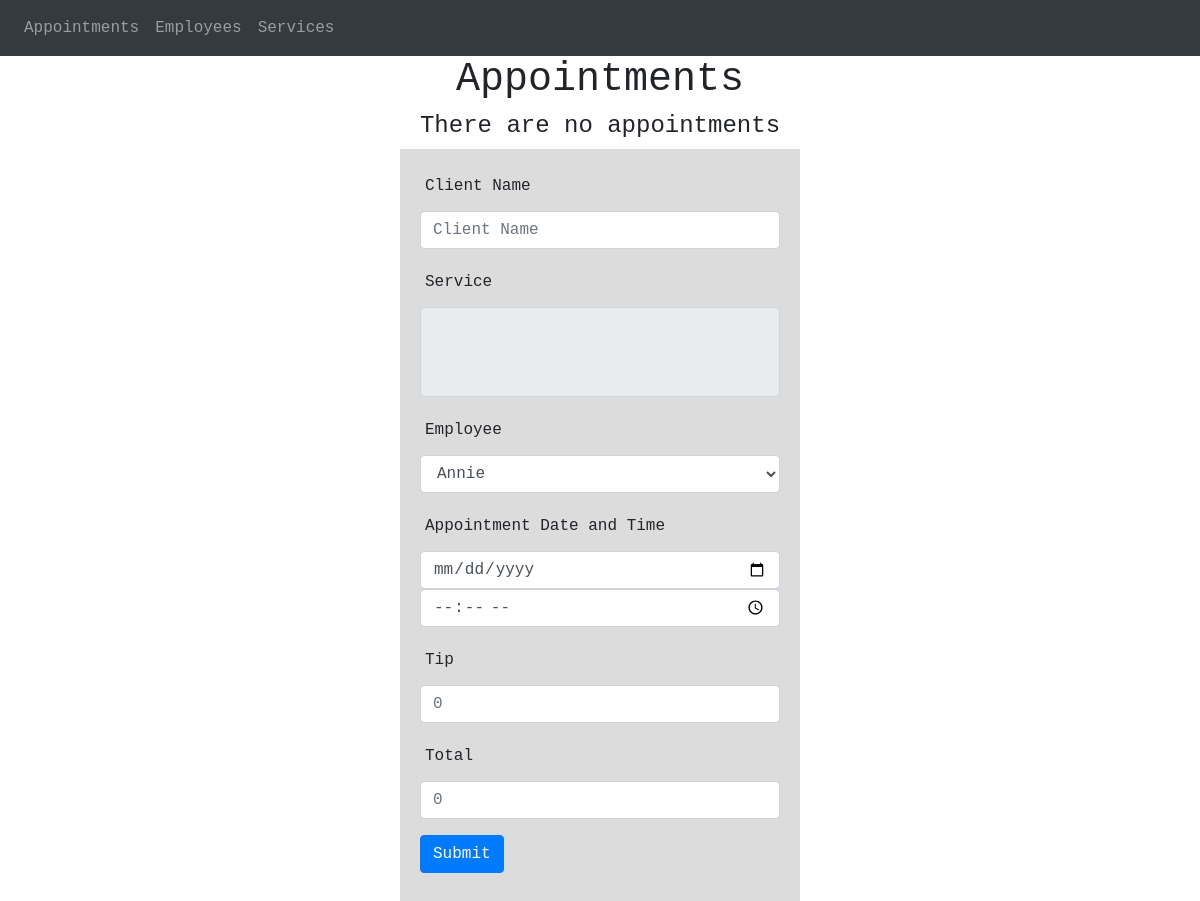
Before: /appointments with the older database file.
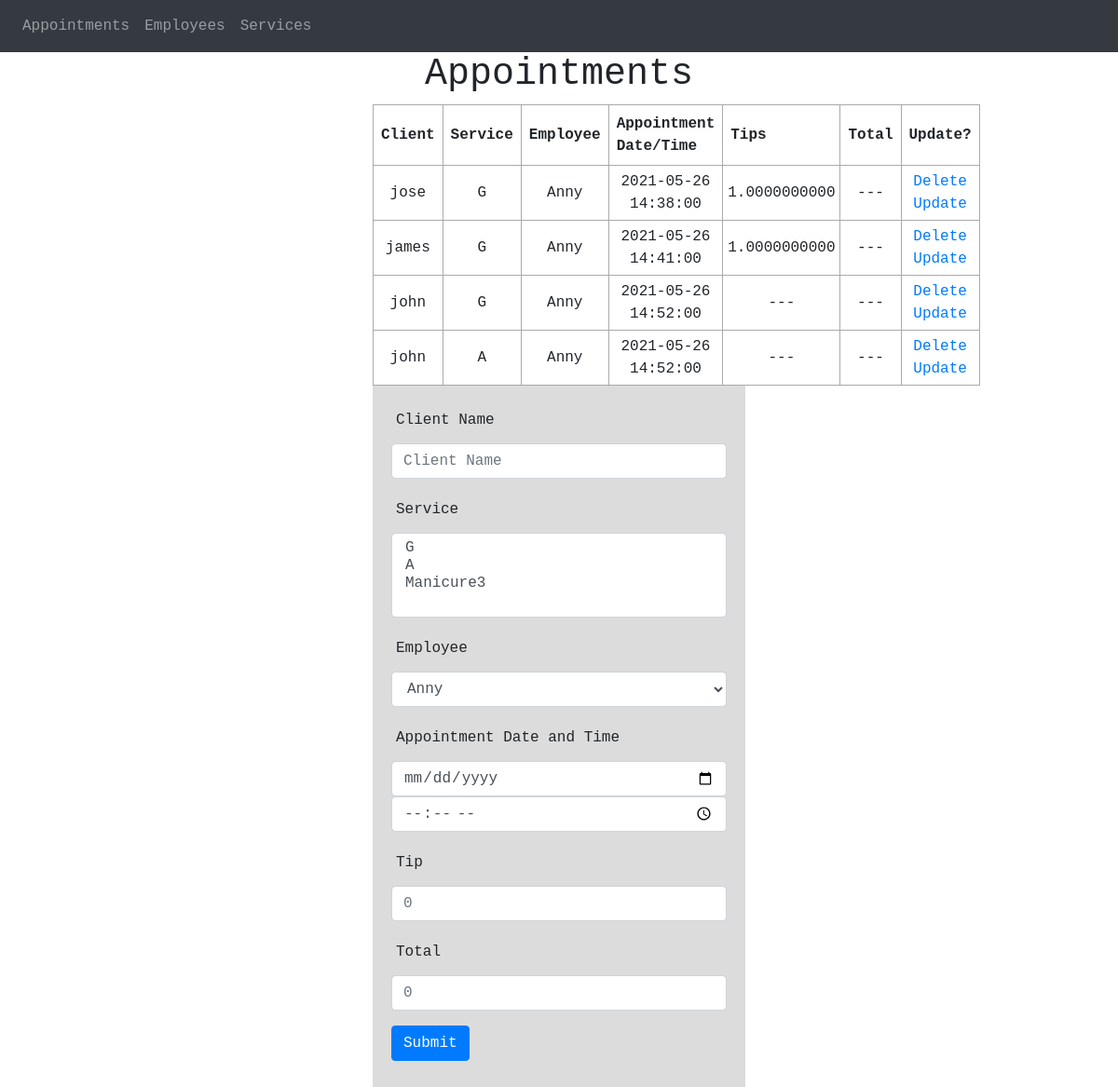
After: the same page with the newer database file.
### website/models.py (models this page shows)
class Appointment(db.Model):
    id = db.Column(db.Integer, primary_key=True)
    client = db.Column(db.String(64), nullable=False)
    serviceId = db.Column(db.Integer, ForeignKey(Service.id), nullable=True)
    employeeId = db.Column(db.Integer, ForeignKey(Employee.id), nullable=True)
    apptDateTime = db.Column(db.DateTime, default=datetime.now)
    tips = db.Column(db.Numeric, default=0)
    total = db.Column(db.Numeric, default=0)

class Employee(db.Model):
    id = db.Column(db.Integer, primary_key=True)
    name = db.Column(db.String(64), nullable=False)

### website/views.py (the view)
@views.route("/", methods=["POST", "GET"])
@views.route("/appointments", methods=["POST", "GET"])
def appointment_actions():
    if request.method == "POST":
        client = request.form["client"]
        services = request.form.getlist("service")
        employee = request.form.get("employee")
        date = request.form["appt_date"]
        time = request.form["appt_time"]
        appt = datetime.strptime(date + time, "%Y-%m-%d%H:%M")
        tip = request.form["tip"]
        if tip == "":
            tip = 0
        if services == None:
            return redirect("/appointments")
        print(f"services: {services}")
        for service in services:
            new_appt = Appointment(
                client=client,
                serviceId=service,
                employeeId=employee,
                apptDateTime=appt,
                tips=tip,
            )
            try:
                db.session.add(new_appt)
                db.session.commit()
            except Exception as error:
                print(error)
                return "There was an issue adding a new appointment"
        return redirect("/appointments")
    else:
        employeeList = Employee.query.all()
        serviceList = Service.query.all()
        appointments = (
            db.session.query(
                Appointment,
                Service.name.label("service"),
                Employee.name.label("employee"),
            )
            .select_from(Appointment)
            .join(Service)
            .join(Employee)
            .all()
        )
        return render_template(
            "appointments.html",
            employeeList=employeeList,
            serviceList=serviceList,
            appointments=appointments,
        )

### website/templates/appointments.html (shortened to what this page needs)
{% extends 'base.html' %}  {% block body %}
<div class="content">
  <h1 style="text-align: center">Appointments</h1>
  {% if appointments | length < 1 %}
  <h4 style="text-align: center">There are no appointments</h4>
  {% else %}
  <table>
    <tr>
      <th>Client</th>
      <th>Service</th>
      <th>Employee</th>
      <th>Appointment Date/Time</th>
      <th>Tips</th>
      <th>Total</th>
      <th>Update?</th>
    </tr>
    {% for appt, service, employee in appointments %}
    <tr>
      <td>{{appt.client}}</td>
      <td>{{service}}</td>
      <td>{{employee}}</td>
      <td>{{appt.apptDateTime}}</td>
      {% if appt.tips == 0 %}
      <td>---</td>
      {% else %}
      <td>{{appt.tips}}</td>
      {% endif %} {% if appt.total == 0 %}
      <td>---</td>
      {% else %}
      <td>{{appt.total}}</td>
      {% endif %}
      <td>
        <a href="/appointments/delete/{{appt.id}}">Delete</a>
        <a href="/appointments/update/{{appt.id}}">Update</a>
      </td>
    </tr>
    {% endfor %}
  </table>
  {% endif %}
  <form action="/" method="POST">
    <div class="form-group">
      <label for="client">Client Name</label>
      <input
        type="text"
        class="form-control"
        name="client"
        placeholder="Client Name"
      />
    </div>
    <div class="form-group">
      <label for="service">Service</label>
      {% if serviceList | length < 1 %}
      <select multiple class="form-control" name="service" disabled></select>
      {% else %}
      <select multiple class="form-control" name="service">
        {% for s in serviceList %}
        <option value="{{s.id}}">{{s.name}}</option>
        {% endfor %}
      </select>
      {% endif %}
    </div>
    <div class="form-group">
      <label for="employee">Employee</label>
      {% if employeeList | length < 1 %}
      <select class="form-control" name="employee" disabled></select>
      {% else %}
      <select class="form-control" name="employee">
        {% for e in employeeList %}
        <option value="{{e.id}}">{{e.name}}</option>
        {% endfor %}
      </select>
      {% endif %}
    </div>
    <div class="form-group">
      <label for="clientName">Appointment Date and Time</label>
      <input type="date" class="form-control" name="appt_date" />
      <input type="time" class="form-control" name="appt_time" />
    </div>
    <div class="form-group">
      <label for="tip">Tip</label>
      <input type="number" class="form-control" name="tip" placeholder="0" />
    </div>
    <div class="form-group">
      <label for="total">Total</label>
      <input type="number" class="form-control" name="total" placeholder="0" />
    </div>
    <input type="submit" class="btn btn-primary mb-2" />
  </form>
</div>
{% endblock %}

### website/templates/base.html (shortened to what this page needs)
<!DOCTYPE html>
<html lang="en">
  <head>
    <link
      rel="stylesheet"
      href="https://stackpath.bootstrapcdn.com/bootstrap/4.3.1/css/bootstrap.min.css"
    />
    <link
      rel="stylesheet"
      href="https://stackpath.bootstrapcdn.com/font-awesome/4.7.0/css/font-awesome.min.css"
    />
    <link
      rel="stylesheet"
      href="{{ url_for('static', filename='css/main.css') }}"
    />
    <link
      rel="stylesheet"
      href="{{ url_for('static', filename='css/sidenav.css') }}"
    />
  </head>
  <body>
    <nav class="navbar navbar-expand-lg navbar-dark bg-dark">
      <div class="collapse navbar-collapse" id="navbar">
        <div class="navbar-nav">
          <a class="nav-item nav-link" id="appointments" href="/appointments"
            >Appointments</a
          >
          <a class="nav-item nav-link" id="employees" href="/employees"
            >Employees</a
          >
          <a class="nav-item nav-link" id="services" href="/services"
            >Services</a
          >
        </div>
      </div>
    </nav>
    {% block body %}{% endblock %}
  </body>
</html>

### website/static/css/main.css (style rules this page uses)
body, html { margin: 0; font-family: "Courier New", Courier, monospace; }
.content { margin: 0 auto; width: 400px; }
form { background-color: gainsboro; padding: 20px; }
label { padding: 5px; }
table, td, th { border: 1px solid #aaa; padding: 8px; }
table { border-collapse: collapse; width: 100%; }
th { height: 30px; }
td { text-align: center; padding: 5px; }

Changed rows visible on the page:
added Appointment: client "jose", service "G", name "Anny", apptDateTime "2021-05-26 14:38:00", tips "1.0000000000"
added Appointment: client "james", service "G", name "Anny", apptDateTime "2021-05-26 14:41:00", tips "1.0000000000"
added Appointment: client "john", service "G", name "Anny", apptDateTime "2021-05-26 14:52:00"
added Appointment: client "john", service "A", name "Anny", apptDateTime "2021-05-26 14:52:00"
Other visible differences:
form field service: (not shown) → "G / A / Manicure3"
form field employee: "Annie" → "Anny"
text no longer shown: "There are no appointments"
text now shown: "Client Service Employee Appointment Date/Time Tips Total Update?"
